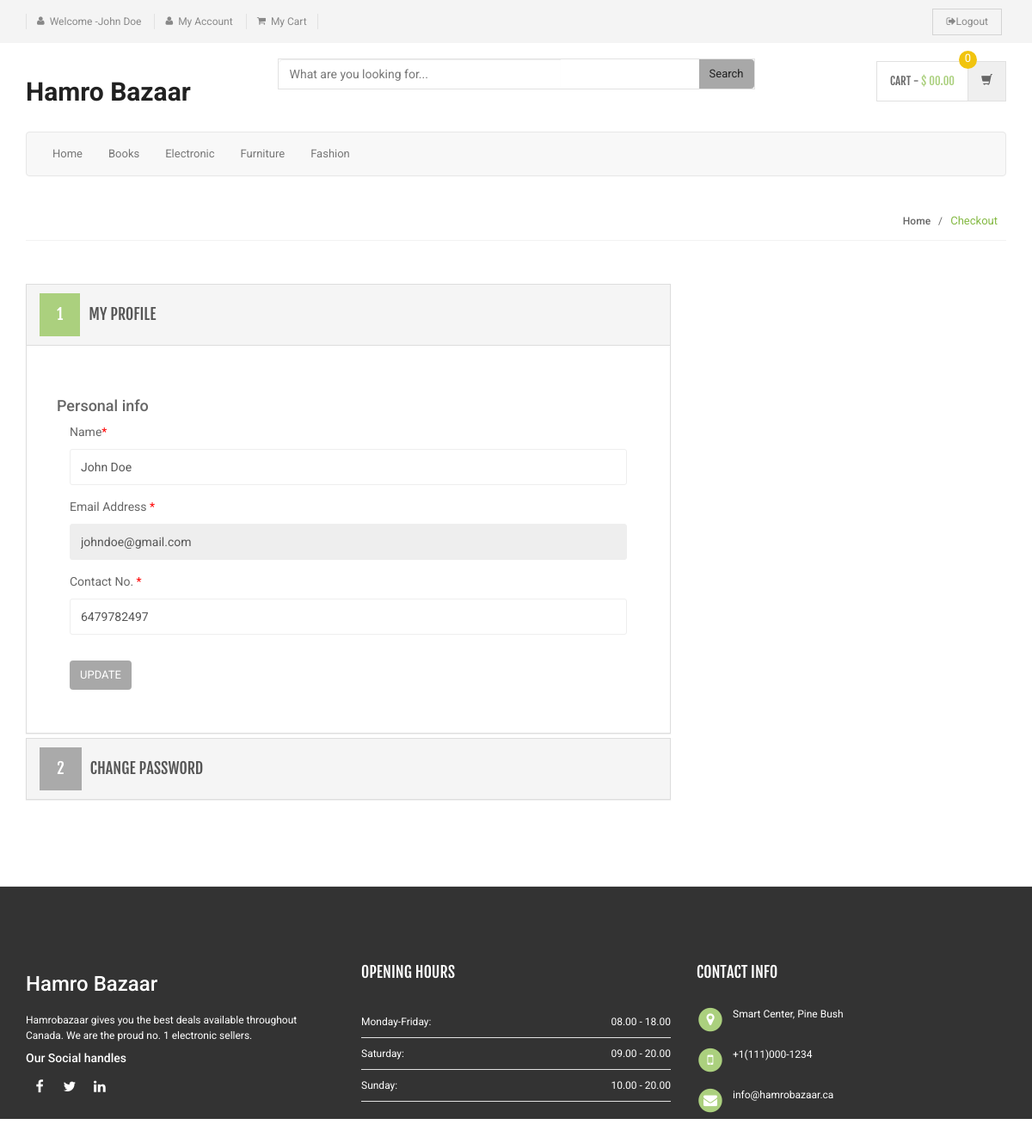
The app's page /my-account.php (signed in) with its own data.
### tables this page shows
CREATE TABLE `category` (
  `id` int(11) NOT NULL,
  `categoryName` varchar(255) DEFAULT NULL,
  `categoryDescription` longtext DEFAULT NULL,
  `creationDate` timestamp NOT NULL DEFAULT current_timestamp(),
  `updationDate` varchar(255) DEFAULT NULL
);

CREATE TABLE `users` (
  `id` int(11) NOT NULL,
  `name` varchar(255) DEFAULT NULL,
  `email` varchar(255) DEFAULT NULL,
  `contactno` bigint(11) DEFAULT NULL,
  `password` varchar(255) DEFAULT NULL,
  `shippingAddress` longtext DEFAULT NULL,
  `shippingState` varchar(255) DEFAULT NULL,
  `shippingCity` varchar(255) DEFAULT NULL,
  `shippingPincode` int(11) DEFAULT NULL,
  `billingAddress` longtext DEFAULT NULL,
  `billingState` varchar(255) DEFAULT NULL,
  `billingCity` varchar(255) DEFAULT NULL,
  `billingPincode` int(11) DEFAULT NULL
);

### my-account.php (the view, shortened to what this page needs)
<?php
include ('includes/config.php');
if (strlen($_SESSION['login']) == 0) {
	header('location:login.php');
} else {
	?>
	<!DOCTYPE html>
	<html lang="en">
	<head>
		<link rel="stylesheet" href="assets/css/bootstrap.min.css">
		<link rel="stylesheet" href="assets/css/main.css">
		<link rel="stylesheet" href="assets/css/green.css">
		<link rel="stylesheet" href="assets/css/owl.carousel.css">
		<link rel="stylesheet" href="assets/css/owl.transitions.css">
		<link href="assets/css/lightbox.css" rel="stylesheet">
		<link rel="stylesheet" href="assets/css/animate.min.css">
		<link rel="stylesheet" href="assets/css/rateit.css">
		<link rel="stylesheet" href="assets/css/bootstrap-select.min.css">
		<link rel="stylesheet" href="assets/css/config.css">
		<link href="assets/css/green.css" rel="alternate stylesheet" title="Green color">
		<link href="assets/css/blue.css" rel="alternate stylesheet" title="Blue color">
		<link href="assets/css/red.css" rel="alternate stylesheet" title="Red color">
		<link href="assets/css/orange.css" rel="alternate stylesheet" title="Orange color">
		<link href="assets/css/dark-green.css" rel="alternate stylesheet" title="Darkgreen color">
		<link rel="stylesheet" href="assets/css/font-awesome.min.css">
	</head>
	<body class="cnt-home">
		<header class="header-style-1">
			<?php include ('includes/top-header.php'); ?>
			<?php include ('includes/main-header.php'); ?>
			<?php include ('includes/menu-bar.php'); ?>
		</header>
		<div class="breadcrumb">
			<div class="container">
				<div class="breadcrumb-inner">
					<ul class="list-inline list-unstyled">
						<li><a href="#">Home</a></li>
						<li class='active'>Checkout</li>
					</ul>
				</div>
			</div>
		</div>
		<div class="body-content outer-top-bd">
			<div class="container">
				<div class="checkout-box inner-bottom-sm">
					<div class="row">
						<div class="col-md-8">
							<div class="panel-group checkout-steps" id="accordion">
								<div class="panel panel-default checkout-step-01">
									<div class="panel-heading">
										<h4 class="unicase-checkout-title">
											<a data-toggle="collapse" class="" data-parent="#accordion" href="#collapseOne">
												<span>1</span>My Profile
											</a>
										</h4>
									</div>
									<div id="collapseOne" class="panel-collapse collapse in">
										<div class="panel-body">
											<div class="row">
												<h4>Personal info</h4>
												<div class="col-md-12 col-sm-12 already-registered-login">
													<?php
													$query = mysqli_query($con, "select * from users where id='" . $_SESSION['id'] . "'");
													while ($row = mysqli_fetch_array($query)) {
														?>
														<form class="register-form" role="form" method="post">
															<div class="form-group">
																<label class="info-title" for="name">Name<span>*</span></label>
																<input type="text"
																	class="form-control unicase-form-control text-input"
																	value="<?php echo $row['name']; ?>" id="name" name="name"
																	required="required">
															</div>
															<div class="form-group">
																<label class="info-title" for="exampleInputEmail1">Email Address
																	<span>*</span></label>
																<input type="email"
																	class="form-control unicase-form-control text-input"
																	id="exampleInputEmail1" value="<?php echo $row['email']; ?>"
																	readonly>
															</div>
															<div class="form-group">
																<label class="info-title" for="Contact No.">Contact No.
																	<span>*</span></label>
																<input type="text"
																	class="form-control unicase-form-control text-input"
																	id="contactno" name="contactno" required="required"
																	value="<?php echo $row['contactno']; ?>" maxlength="10">
															</div>
															<button type="submit" name="update"
																class="btn-upper btn btn-primary checkout-page-button">Update</button>
														</form>
													<?php } ?>
												</div>
											</div>
										</div>
									</div>
								</div>
								<div class="panel panel-default checkout-step-02">
									<div class="panel-heading">
										<h4 class="unicase-checkout-title">
											<a data-toggle="collapse" class="collapsed" data-parent="#accordion"
												href="#collapseTwo">
												<span>2</span>Change Password
											</a>
										</h4>
									</div>
								</div>
							</div>
						</div>
					</div>
				</div>
			</div>
		</div>
		<?php include ('includes/footer.php'); ?>
	</body>
	</html>
<?php } ?>

### includes/menu-bar.php (shortened to what this page needs)
<div class="animate-dropdown">
    <div class="container">
        <div class="yamm navbar navbar-default" role="navigation">
            <div class="nav-bg-class">
                <div class="navbar-collapse collapse" id="mc-horizontal-menu-collapse">
                    <div class="nav-outer">
                        <ul class="nav navbar-nav">
                            <li class="<?php echo ($_SERVER['PHP_SELF'] == '/index.php') ? 'active' : ''; ?> dropdown yamm-fw">
                                <a href="index.php" data-hover="dropdown" class="dropdown-toggle">Home</a>
                            </li>
                            <?php
                            $sql = mysqli_query($con, "select id,categoryName  from category limit 6");
                            while ($row = mysqli_fetch_array($sql)) {
                                ?>
                                <li class="<?php echo ($_SERVER['PHP_SELF'] == '/category.php?cid=' . $row['id']) ? 'active' : ''; ?> dropdown yamm">
                                    <a href="category.php?cid=<?php echo $row['id']; ?>"><?php echo $row['categoryName']; ?></a>
                                </li>
                            <?php } ?>
                        </ul>
                        <div class="clearfix"></div>
                    </div>
                </div>
            </div>
        </div>
    </div>
</div>

### assets/css/green.css (style rules this page uses)
a { color: #abd07e; }
.breadcrumb ul li.active { color: #84b943; }
.checkout-box .checkout-steps .panel .panel-heading .unicase-checkout-title > a:not(.collapsed) span { background-color: #abd07e; }

### assets/css/lightbox.css (style rules this page uses)
body:after { content: url(../images/close.png) url(../images/loading.gif) url(../images/prev.png) url(../images/next.png); display: none; }

### assets/css/blue.css (style rules this page uses)
a { color: #3498db; }
.breadcrumb ul li.active { color: #1d6ca1; }
.checkout-box .checkout-steps .panel .panel-heading .unicase-checkout-title > a:not(.collapsed) span { background-color: #3498db; }

### assets/css/red.css (style rules this page uses)
a { color: #ff6c6c; }
.breadcrumb ul li.active { color: #ff1a1a; }
.checkout-box .checkout-steps .panel .panel-heading .unicase-checkout-title > a:not(.collapsed) span { background-color: #ff6c6c; }

### assets/css/orange.css (style rules this page uses)
a { color: #f39c12; }
.breadcrumb ul li.active { color: #ab6c09; }
.checkout-box .checkout-steps .panel .panel-heading .unicase-checkout-title > a:not(.collapsed) span { background-color: #f39c12; }

### assets/css/dark-green.css (style rules this page uses)
a { color: #12cca7; }
.breadcrumb ul li.active { color: #0b816a; }
.checkout-box .checkout-steps .panel .panel-heading .unicase-checkout-title > a:not(.collapsed) span { background-color: #12cca7; }

### records on screen
category: categoryName "Books"
category: categoryName "Electronic"
category: categoryName "Furniture"
category: categoryName "Fashion"
users: name "John Doe", email "johndoe@gmail.com", contactno "6479782497"

### other values on screen
$_SESSION['username'] "John Doe"
